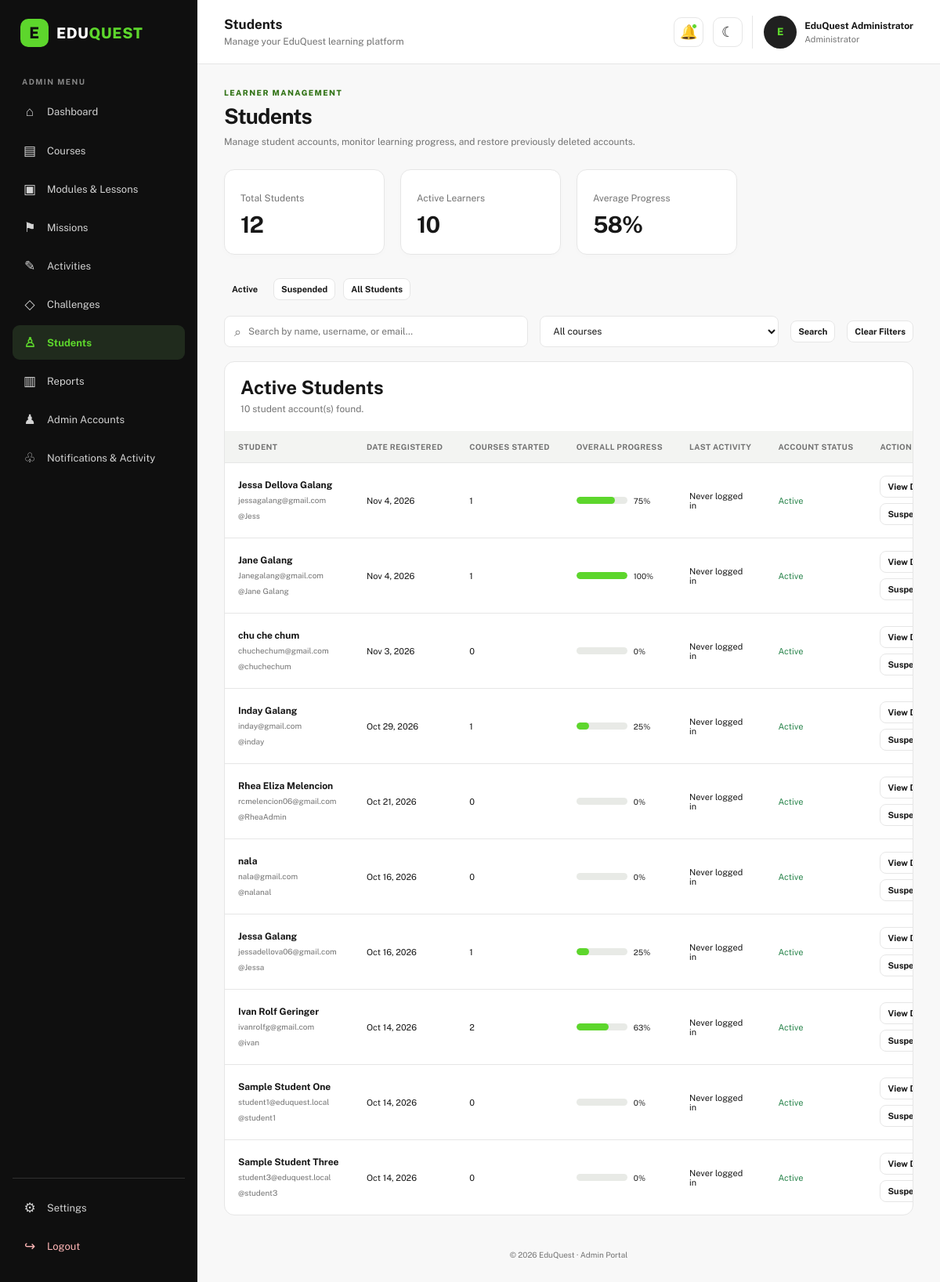
Page /EDUQUEST_FINAL/Admin_Portal/AdminStudents.php (signed in) on the committed database.
### tables this page shows
CREATE TABLE `users` (
  `user_id` int(10) UNSIGNED NOT NULL,
  `full_name` varchar(150) NOT NULL,
  `username` varchar(60) NOT NULL,
  `email` varchar(190) NOT NULL,
  `password_hash` varchar(255) NOT NULL,
  `role` enum('admin','student') NOT NULL DEFAULT 'student',
  `account_status` enum('active','inactive','suspended') NOT NULL DEFAULT 'active',
  `profile_image` varchar(255) DEFAULT NULL,
  `created_at` timestamp NOT NULL DEFAULT current_timestamp(),
  `updated_at` timestamp NOT NULL DEFAULT current_timestamp() ON UPDATE current_timestamp(),
  `last_login` datetime DEFAULT NULL
);

### EDUQUEST_FINAL/Admin_Portal/AdminStudents.php (the view, shortened to what this page needs)
<?php
require_once "db_connect.php";
function e($value) {
    return htmlspecialchars((string)($value ?? ''), ENT_QUOTES, 'UTF-8');
}
function formatDate($date) {
    $timestamp = strtotime($date);
    return $timestamp ? date("M j, Y", $timestamp) : 'Not available';
}
$totalStudents = 0;
$result = $conn->query("
    SELECT COUNT(*) AS count
    FROM users
    WHERE role = 'student'
    AND account_status != 'deleted'
");
if ($result) {
    $totalStudents = (int)$result->fetch_assoc()['count'];
}
$activeLearners = 0;
$result = $conn->query("
    SELECT COUNT(*) AS count
    FROM users
    WHERE role = 'student'
    AND account_status = 'active'
");
if ($result) {
    $activeLearners = (int)$result->fetch_assoc()['count'];
}
$avgProgress = 0;
$result = $conn->query("
    SELECT AVG(p.progress_percent) AS avg_rate
    FROM user_course_progress p
    INNER JOIN users u ON p.user_id = u.user_id
    WHERE u.role = 'student'
    AND u.account_status != 'deleted'
");
if ($result) {
    $row = $result->fetch_assoc();
    $avgProgress = (int)round((float)($row['avg_rate'] ?? 0));
}
$selectedStatus = $_GET['status'] ?? 'active';
$selectedCourseId = isset($_GET['course_id'])
    ? max(0, (int)$_GET['course_id'])
    : 0;
$search = trim($_GET['search'] ?? '');
$sql = "
    SELECT
        u.user_id,
        u.full_name,
        u.username,
        u.email,
        u.created_at,
        u.last_login,
        u.account_status,
        COUNT(DISTINCT p.course_id) AS courses_started,
        COALESCE(AVG(p.progress_percent), 0) AS avg_user_progress
    FROM users u
    LEFT JOIN user_course_progress p
        ON u.user_id = p.user_id
    WHERE u.role = 'student'
";
$params = [];
$types = "";
if ($selectedStatus !== 'all') {
    $sql .= " AND u.account_status = ?";
    $params[] = $selectedStatus;
    $types .= "s";
}
$sql .= "
    GROUP BY
        u.user_id,
        u.full_name,
        u.username,
        u.email,
        u.created_at,
        u.last_login,
        u.account_status
    ORDER BY u.created_at DESC
";
$stmt = $conn->prepare($sql);
if (!empty($params)) {
    $stmt->bind_param($types, ...$params);
}
$stmt->execute();
$studentsResult = $stmt->get_result();
$studentCount = $studentsResult->num_rows;
?>
<!DOCTYPE html>
<html lang="en">
<head>
    <link rel="stylesheet" href="Admin_styles.css">
</head>
<body>
<div id="admin-app" data-page="Students">
    <main class="page-content">
        <section class="page-heading">
            <p class="eyebrow">LEARNER MANAGEMENT</p>
            <h1>Students</h1>
            <p class="muted">
                Manage student accounts, monitor learning progress,
                and restore previously deleted accounts.
            </p>
        </section>
        <section class="stats-grid compact-stats">
            <article class="stat-card">
                <p>Total Students</p>
                <h2><?= $totalStudents ?></h2>
            </article>
            <article class="stat-card">
                <p>Active Learners</p>
                <h2><?= $activeLearners ?></h2>
            </article>
            <article class="stat-card">
                <p>Average Progress</p>
                <h2><?= $avgProgress ?>%</h2>
            </article>
        </section>
        <section class="student-status-filters"
                 style="display:flex; gap:10px; flex-wrap:wrap; margin-bottom:20px;">
            <a href="AdminStudents.php?status=active"
               class="btn btn-small <?= $selectedStatus === 'active' ? '' : 'btn-outline' ?>">
                Active
            </a>
            <a href="AdminStudents.php?status=suspended"
               class="btn btn-small <?= $selectedStatus === 'suspended' ? '' : 'btn-outline' ?>">
                Suspended
            </a>
            <a href="AdminStudents.php?status=all"
               class="btn btn-small <?= $selectedStatus === 'all' ? '' : 'btn-outline' ?>">
                All Students
            </a>
        </section>
        <form method="GET" action="AdminStudents.php"
              class="toolbar"
              style="display:flex; gap:15px; align-items:center; flex-wrap:wrap;">
            <label class="search-box">
                ⌕
                <input
                    type="search"
                    name="search"
                    placeholder="Search by name, username, or email..."
                    value="<?= e($search) ?>"
                >
            </label>
            <select name="course_id" onchange="this.form.submit()">
                <option value="0">All courses</option>
            </select>
            <button type="submit" class="btn btn-small btn-outline">
                Search
            </button>
            <a href="AdminStudents.php?status=<?= e($selectedStatus) ?>"
               class="btn btn-small btn-outline">
                Clear Filters
            </a>
        </form>
        <section class="panel table-panel">
            <div style="padding:18px 20px;">
                <h2 style="margin:0;">
                    <?php
                    if ($selectedStatus === 'active') {
                        echo "Active Students";
                    } elseif ($selectedStatus === 'suspended') {
                        echo "Suspended Students";
                    } elseif ($selectedStatus === 'deleted') {
                        echo "Deleted Students";
                    } else {
                        echo "All Students";
                    }
                    ?>
                </h2>
                <p class="muted" style="margin-top:5px;">
                    <?= $studentCount ?> student account(s) found.
                </p>
            </div>
            <div class="table-wrap" style="overflow-x:auto;">
                <table id="studentsTable">
                    <thead>
                        <tr>
                            <th>Student</th>
                            <th>Date Registered</th>
                            <th>Courses Started</th>
                            <th>Overall Progress</th>
                            <th>Last Activity</th>
                            <th>Account Status</th>
                            <th>Action</th>
                        </tr>
                    </thead>
                    <tbody>
                    <?php if ($studentCount > 0): ?>
                        <?php while ($student = $studentsResult->fetch_assoc()): ?>
                            <?php
                            $progress = (float)$student['avg_user_progress'];
                            $progress = max(0, min(100, $progress));
                            $progress = (int)round($progress);
                            $lastActive = !empty($student['last_login'])
                                ? formatDate($student['last_login'])
                                : 'Never logged in';
                            $accountStatus = $student['account_status'];
                            ?>
                            <tr>
                                <td>
                                    <b><?= e($student['full_name']) ?></b>
                                    <small>
                                        <?= e($student['email']) ?>
                                    </small>
                                    <small>
                                        @<?= e($student['username']) ?>
                                    </small>
                                </td>
                                <td>
                                    <?= e(formatDate($student['created_at'])) ?>
                                </td>
                                <td>
                                    <?= (int)$student['courses_started'] ?>
                                </td>
                                <td>
                                    <div class="table-progress">
                                        <div class="bar-track">
                                            <div style="width:<?= $progress ?>%"></div>
                                        </div>
                                        <span><?= $progress ?>%</span>
                                    </div>
                                </td>
                                <td>
                                    <?= e($lastActive) ?>
                                </td>
                                <td>
                                    <?php if ($accountStatus === 'active'): ?>
                                        <span class="status-badge"
                                              style="color:#27834a;">
                                            Active
                                        </span>
                                    <?php else: ?>
                                        <?= e(ucfirst($accountStatus)) ?>
                                    <?php endif; ?>
                                </td>
                                <td>
                                    <div style="display:flex; gap:7px; flex-wrap:wrap;">
                                        <a
                                            class="btn btn-small btn-outline"
                                            href="AdminStudentDetails.php?user_id=<?= (int)$student['user_id'] ?>"
                                        >
                                            View Details
                                        </a>
                                        <?php if ($accountStatus === 'deleted'): ?>
                                            <form method="POST"
                                                  action="AdminStudents.php"
                                                  onsubmit="return confirm('Restore this student account?');">
                                                <input type="hidden" name="csrf_token"
                                                       value="<?= e($_SESSION['csrf_token']) ?>">
                                                <input type="hidden" name="user_id"
                                                       value="<?= (int)$student['user_id'] ?>">
                                                <input type="hidden" name="action"
                                                       value="restore">
                                                <input type="hidden" name="current_status"
                                                       value="<?= e($selectedStatus) ?>">
                                                <input type="hidden" name="search"
                                                       value="<?= e($search) ?>">
                                                <input type="hidden" name="course_id"
                                                       value="<?= $selectedCourseId ?>">
                                                <button type="submit"
                                                        class="btn btn-small">
                                                    Restore
                                                </button>
                                            </form>
                                        <?php else: ?>
                                            <?php if ($accountStatus === 'active'): ?>
                                                <form method="POST"
                                                      action="AdminStudents.php"
                                                      onsubmit="return confirm('Suspend this student account?');">
                                                    <button type="submit"
                                                            class="btn btn-small btn-outline">
                                                        Suspend
                                                    </button>
                                                </form>
                                            <?php endif; ?>
                                        <?php endif; ?>
                                    </div>
                                </td>
                            </tr>
                        <?php endwhile; ?>
                    <?php endif; ?>
                    </tbody>
                </table>
            </div>
        </section>
        <footer class="page-footer">
            © 2026 EduQuest · Admin Portal
        </footer>
    </main>
</div>
</body>
</html>

### rows in the picture
users: full_name "Jessa Dellova Galang", email "jessagalang@gmail.com", username "Jess", created_at "Nov 4, 2026", courses_started "1", progress "75", last_login "Never logged in", account_status "Active"
users: full_name "Jane Galang", email "Janegalang@gmail.com", username "Jane Galang", created_at "Nov 4, 2026", courses_started "1", progress "100", last_login "Never logged in", account_status "Active"
users: full_name "chu che chum", email "chuchechum@gmail.com", username "chuchechum", created_at "Nov 3, 2026", courses_started "0", progress "0", last_login "Never logged in", account_status "Active"
users: full_name "Inday Galang", email "inday@gmail.com", username "inday", created_at "Oct 29, 2026", courses_started "1", progress "25", last_login "Never logged in", account_status "Active"
users: full_name "Rhea Eliza Melencion", email "rcmelencion06@gmail.com", username "RheaAdmin", created_at "Oct 21, 2026", courses_started "0", progress "0", last_login "Never logged in", account_status "Active"
users: full_name "nala", email "nala@gmail.com", username "nalanal", created_at "Oct 16, 2026", courses_started "0", progress "0", last_login "Never logged in", account_status "Active"
users: full_name "Jessa Galang", email "jessadellova06@gmail.com", username "Jessa", created_at "Oct 16, 2026", courses_started "1", progress "25", last_login "Never logged in", account_status "Active"
users: full_name "Ivan Rolf Geringer", email "ivanrolfg@gmail.com", username "ivan", created_at "Oct 14, 2026", courses_started "2", progress "63", last_login "Never logged in", account_status "Active"
users: full_name "Sample Student One", email "student1@eduquest.local", username "student1", created_at "Oct 14, 2026", courses_started "0", progress "0", last_login "Never logged in", account_status "Active"
users: full_name "Sample Student Three", email "student3@eduquest.local", username "student3", created_at "Oct 14, 2026", courses_started "0", progress "0", last_login "Never logged in", account_status "Active"

### other values in the picture
$totalStudents "12"
$activeLearners "10"
$avgProgress "58"
$studentCount "10"
